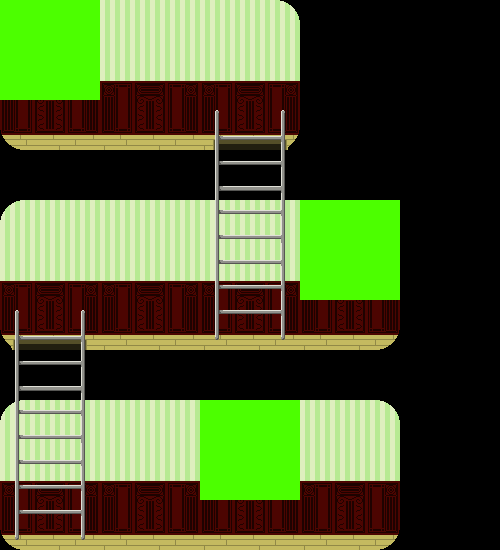

This is a level from a 2D game, rendered from its Tiled map with the project's own tilesets. A one-line summary and the complete map file follow:
An orthogonal 10x11 tile map with 50x50 px tiles, 3 tile layers (Tile Layer 1, Tile Layer 2, Tile Layer 3), 3 tilesets and 5 objects.

<map version="1.0" orientation="orthogonal" renderorder="right-down" width="10" height="11" tilewidth="50" tileheight="50" nextobjectid="6">
 <tileset firstgid="1" name="BackGround" tilewidth="50" tileheight="50" tilecount="18" columns="6">
  <image source="BackGround.png" width="300" height="150" />
 </tileset>
 <tileset firstgid="19" name="ladder" tilewidth="50" tileheight="50" tilecount="10" columns="2">
  <image source="ladder.png" width="100" height="250" />
 </tileset>
 <tileset firstgid="29" name="Interactable" tilewidth="50" tileheight="50" tilecount="4" columns="2">
  <image source="Interactable.png" width="100" height="100" />
 </tileset>
 <layer name="Tile Layer 1" width="10" height="11">
  <data encoding="csv">
1,2,3,4,5,6,0,0,0,0,
7,8,9,10,11,12,0,0,0,0,
13,14,15,16,17,18,0,0,0,0,
0,0,0,0,0,0,0,0,0,0,
1,2,3,4,3,4,5,6,0,0,
7,8,9,10,9,10,11,12,0,0,
13,14,15,16,15,16,17,18,0,0,
0,0,0,0,0,0,0,0,0,0,
1,2,3,4,3,4,5,6,0,0,
7,8,9,10,9,10,11,12,0,0,
13,14,15,16,15,16,17,18,0,0
</data>
 </layer>
 <layer name="Tile Layer 2" width="10" height="11">
  <data encoding="csv">
0,0,0,0,0,0,0,0,0,0,
0,0,0,0,0,0,0,0,0,0,
0,0,0,0,19,20,0,0,0,0,
0,0,0,0,21,22,0,0,0,0,
0,0,0,0,23,24,0,0,0,0,
0,0,0,0,25,26,0,0,0,0,
19,20,0,0,27,28,0,0,0,0,
21,22,0,0,0,0,0,0,0,0,
23,24,0,0,0,0,0,0,0,0,
25,26,0,0,0,0,0,0,0,0,
27,28,0,0,0,0,0,0,0,0
</data>
 </layer>
 <objectgroup name="Object Layer 1">
  <object id="1" x="0" y="135" width="300" height="15" />
  <object id="2" x="0" y="335" width="400" height="18" />
  <object id="3" x="0" y="535" width="400" height="15" />
 </objectgroup>
 <objectgroup name="Object Layer 2">
  <object id="4" x="225" y="110" width="50" height="225" />
  <object id="5" x="25" y="310" width="50" height="225" />
 </objectgroup>
 <layer name="Tile Layer 3" width="10" height="11">
  <data encoding="csv">
29,30,0,0,0,0,0,0,0,0,
31,32,0,0,0,0,0,0,0,0,
0,0,0,0,0,0,0,0,0,0,
0,0,0,0,0,0,0,0,0,0,
0,0,0,0,0,0,29,30,0,0,
0,0,0,0,0,0,31,32,0,0,
0,0,0,0,0,0,0,0,0,0,
0,0,0,0,0,0,0,0,0,0,
0,0,0,0,29,30,0,0,0,0,
0,0,0,0,31,32,0,0,0,0,
0,0,0,0,0,0,0,0,0,0
</data>
 </layer>
</map>
